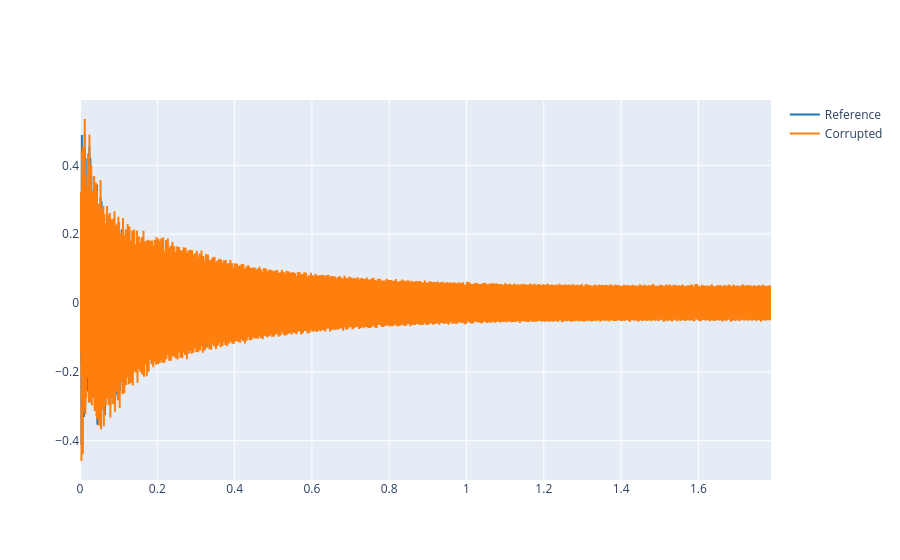

The notebook cell this image was saved under:
### Markdown cell above
3.2 Plot both the reference signal and the corrupted signal and listen to the latter one.

### Code cell
# Write your code here
plot_signals([ref, x_interference], fs, name=['Reference', 'Corrupted'])

### Figure 1 — Plotly figure (JSON) as saved in the notebook; plotly's stock layout.template omitted (floating-point values rounded to 4 significant figures; data arrays with more than 128 entries replaced by an {"elided": "..."} marker saying what was removed)
{"data": [{"line": {"color": "#1f77b4", "shape": "linear"}, "mode": "lines", "name": "Reference", "type": "scatter", "x": {"elided": "78840 float values"}, "y": {"elided": "78840 float values"}}, {"line": {"color": "#ff7f0e", "shape": "linear"}, "mode": "lines", "name": "Corrupted", "type": "scatter", "x": {"elided": "78840 float values"}, "y": {"elided": "78840 float values"}}], "layout": {}}
